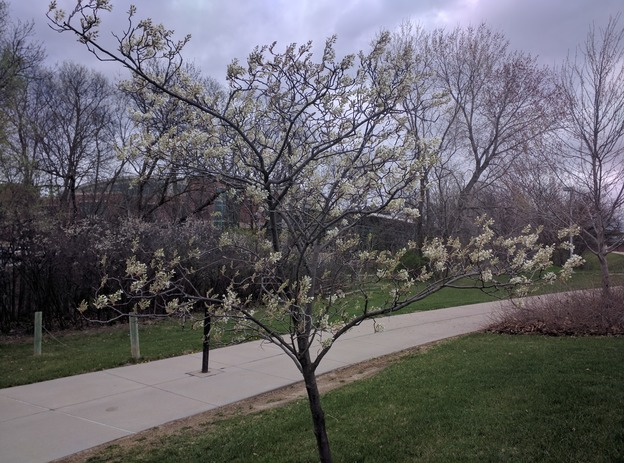
#> input picture code/01-image-basics/tree.jpg, 624 x 463 px
$ python CannyEdge.py ../01-image-basics/tree.jpg
#> lines starting #> are read from the running program, lines starting #| are printed output that depends on the picture
'''
 * Python script to demonstrate Canny edge detection.
 *
 * usage: python CannyEdge.py <filename>
'''
import cv2, sys

'''
 * Function to perform Canny edge detection and display the
 * result.
'''
def cannyEdge():
    global img, minT, maxT
    edge = cv2.Canny(img, minT, maxT)
    cv2.imshow("edges", edge)

'''
 * Callback function for minimum threshold trackbar.
'''
def adjustMinT(v):
    global minT
    minT = v
    cannyEdge()

'''
 * Callback function for maximum threshold trackbar.
'''
def adjustMaxT(v):
    global maxT
    maxT = v
    cannyEdge()


'''
 * Main program begins here.
'''
# read command-line filename argument
filename = sys.argv[1]

# load original image as grayscale
img = cv2.imread(filename, cv2.IMREAD_GRAYSCALE)
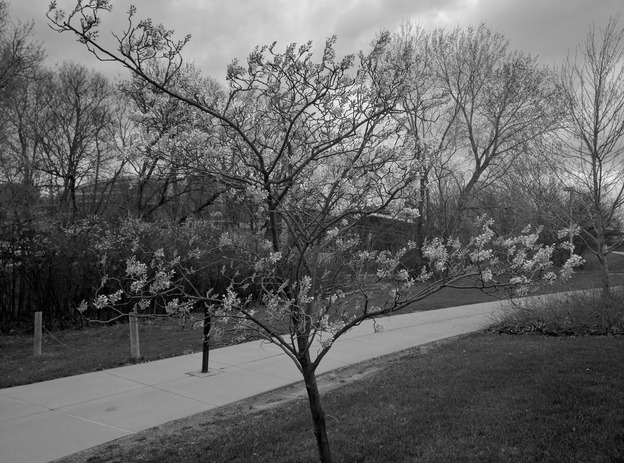
#> img: shape (463, 624); min 0, max 255, mean 99.6

# set up display window with trackbars for minimum and maximum threshold
# values
cv2.namedWindow("edges", cv2.WINDOW_NORMAL)
minT = 30
maxT = 150
cv2.createTrackbar("minT", "edges", minT, 255, adjustMinT)
cv2.createTrackbar("maxT", "edges", maxT, 255, adjustMaxT)

# perform Canny edge detection and display result
cannyEdge()
#> in cannyEdge, `edge = cv2.Canny(img, minT, maxT)`:
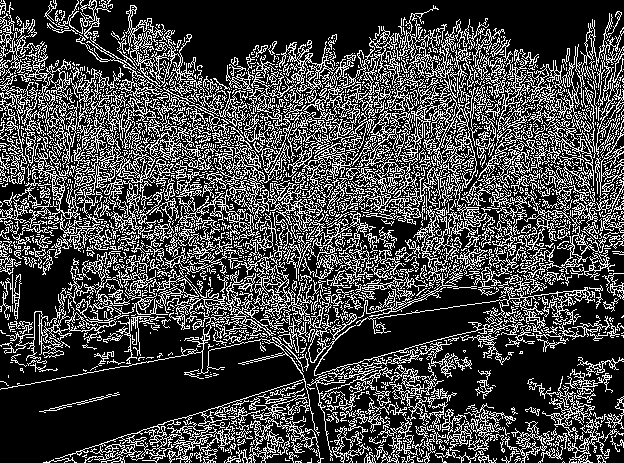
#> edge: shape (463, 624); 27.2% white in thin lines or dots
cv2.waitKey(0)
